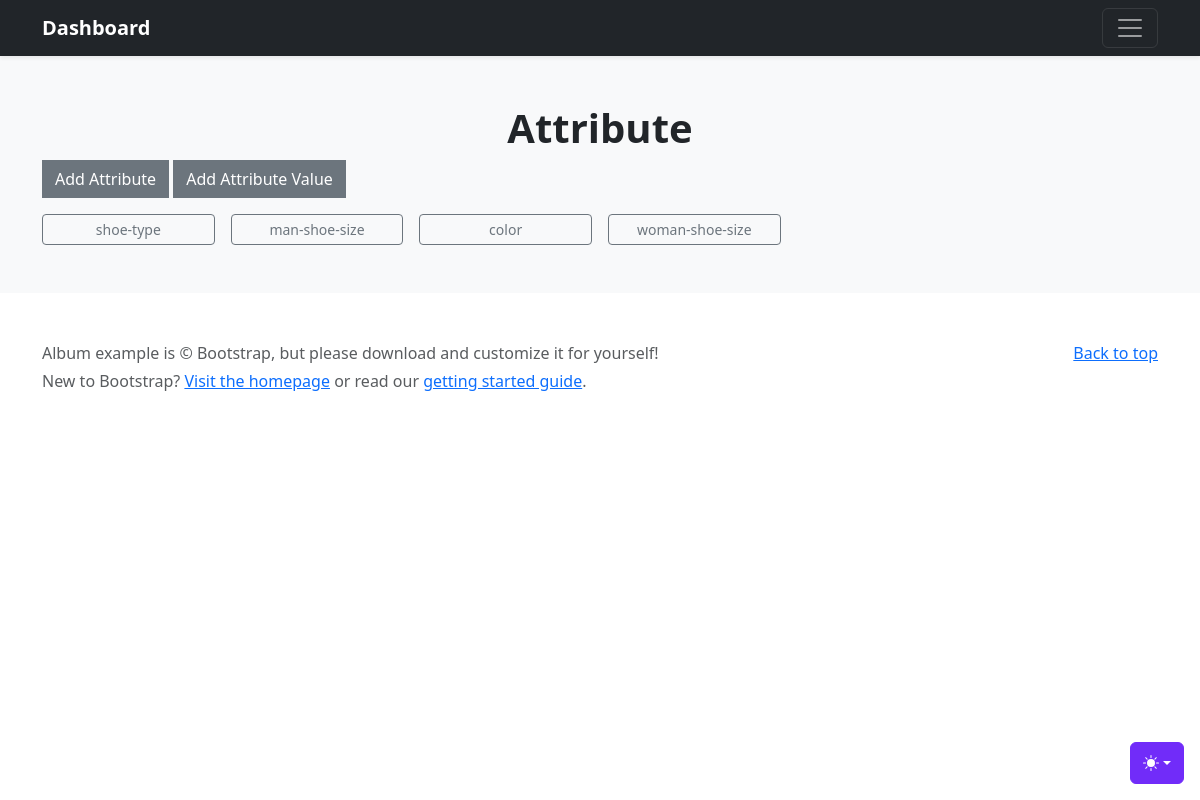
The app's page /dashboard/attribute/ with its own data.
### inventory/models.py (models this page shows)
class Attribute(models.Model):
    name = models.CharField(max_length=50)
    description = models.TextField()
    def __str__(self) -> str:
        return self.name

### inventory/views.py (the view)
# urls.py: path('attribute/', views.attribute, name="attribute"),
def attribute(request):
    attr = Attribute.objects.all().order_by('-id')
    return render(request, 'attribute/attribute.html', {'attribute':attr})

### inventory/templates/attribute/attribute.html (shortened to what this page needs)
{% extends 'base/base.html' %}
  {% block content %}
    <main>
      <div class="album py-5 bg-body-tertiary">
        <div class="container">
          <h1 class="text-center"><strong>Attribute</strong></h1>
          <a href="{% url 'add_attribute' %}" class="btn btn-secondary rounded-0">Add Attribute</a>
          <a href="{% url 'add_attribute_value' %}" class="btn btn-secondary rounded-0">Add Attribute Value</a>
            <div class="row row-cols-6 g-3">
            {% if attribute %}
                {% for attr in attribute %}
                <div class="col-2">
                    <a href="{% url 'view_attribute' attr.id %}" class="btn btn-sm btn-outline-secondary" style="width: 100%">{{ attr }}</a>
                </div>
                {% endfor %}
            {% endif %}
            </div>
        </div>
      </div>
    </main>
  {% endblock %}

### records on screen
Attribute: name "shoe-type"
Attribute: name "man-shoe-size"
Attribute: name "color"
Attribute: name "woman-shoe-size"
